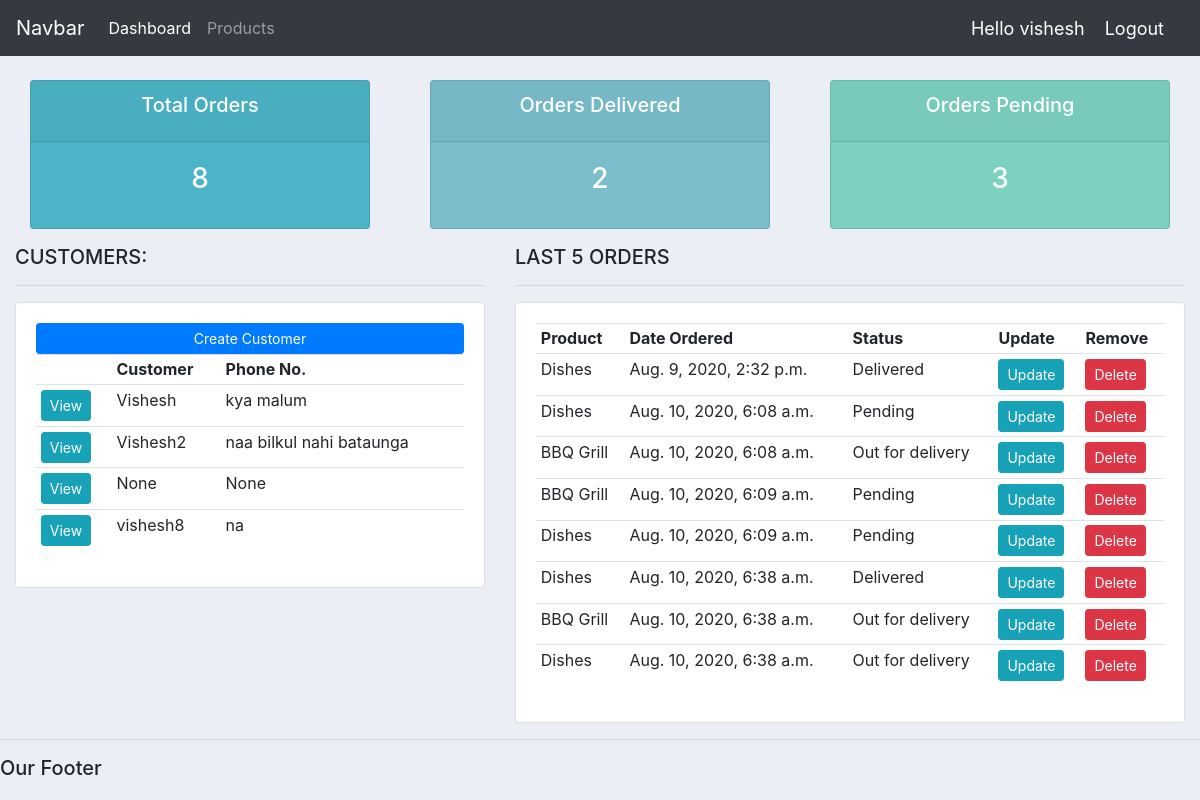
The app's page / (signed in) with its own data.
### accounts/models.py (models this page shows, shortened)
class Customer(models.Model):
    user=models.OneToOneField(User,null=True,blank=True,on_delete=models.CASCADE)
    name=models.CharField(max_length=200,null=True)
    phone=models.CharField(max_length=200,null=True)
    email=models.CharField(max_length=200,null=True)
    profile_pic=models.ImageField(default="messi2.jpg",null=True , blank=True)
    date_created=models.DateTimeField(auto_now_add=True,null=True)

class Order(models.Model):
    STATUS=(
        ('Pending','Pending'),
        ('Out for delivery','Out for delivery'),
        ('Delivered','Delivered')
    )
    customer=models.ForeignKey(Customer,null=True,on_delete=models.SET_NULL)
    product=models.ForeignKey(Product,null=True,on_delete=models.SET_NULL)
    date_created=models.DateTimeField(auto_now_add=True,null=True)
    status=models.CharField(max_length=200,null=True,choices=STATUS)
    note=models.CharField(max_length=1000,null=True)

class Product(models.Model):
    CATEGORY=(
        ('Indoor','Indoor'),
        ('Out Door','Out Door'),
    )
    name=models.CharField(max_length=200,null=True)
    price=models.FloatField(null=True)
    category=models.CharField(max_length=200,null=True,choices=CATEGORY)
    description=models.CharField(max_length=200,null=True,blank=True)
    date_created=models.DateTimeField(auto_now_add=True,null=True)
    tag=models.ManyToManyField(Tag)
    def __str__(self):
        return self.name

### accounts/decorators.py (the view)
    def wrapper_function(request,*args,**kwargs):
        group=None
        if request.user.groups.exists():
            group=request.user.groups.all()[0].name
        if group=='customer':
            return redirect('user-page')
        if group=='admin':
            return view_func(request,*args,**kwargs)

### accounts/views.py (called while the page is built)
@login_required(login_url='login')
@admin_only
def home(request):
    orders=Order.objects.all()
    customers=Customer.objects.all()
    total_orders=orders.count()
    delivered=orders.filter(status='Delivered').count()
    pending=orders.filter(status='Pending').count()
    context={'orders':orders,'customers':customers,'total_orders':total_orders,'delivered':delivered,'pending':pending}
    return render(request, 'accounts/dashboard.html',context)

### accounts/templates/accounts/dashboard.html
{% extends 'accounts/main.html' %} {% block content %}
{% include 'accounts/status.html' %}
<div class="row" style="margin: 0px;">
  <div class="col-md-5">
    <h5>CUSTOMERS:</h5>
    <hr />
    <div class="card card-body">
      <a class="btn btn-primary btn-sm btn-block" href="">Create Customer</a>
      <table class="table table-sm">
        <tr>
          <th></th>
          <th>Customer</th>
          <th>Phone No.</th>
        </tr>
        {% for customer in customers %}
        <tr>
          <td><a class="btn btn-sm btn-info" href="{% url 'customer' customer.id %}"">View</a></td>
          <td>{{customer.name}}</td>
          <td>{{customer.phone}}</td>
        </tr>
        {% endfor %}
      </table>
    </div>
  </div>
  <div class="col-md-7">
    <h5>LAST 5 ORDERS</h5>
    <hr />
    <div class="card card-body">
      <table class="table table-sm">
        <tr>
          <th>Product</th>
          <th>Date Ordered</th>
          <th>Status</th>
          <th>Update</th>
          <th>Remove</th>
        </tr>
        {% for order in orders %}
        <tr>
          <td>{{order.product}}</td>
          <td>{{order.date_created}}</td>
          <td>{{order.status}}</td>
          <td><a class="btn btn-sm btn-info" href="{% url 'update_order' order.id %}" style="text-decoration: None;">Update</a></td>
          <td><a class="btn btn-sm btn-danger" href="{% url 'delete_order' order.id %}" style="text-decoration: None;">Delete</a></td>
        </tr>
        {% endfor %}
      </table>
    </div>
  </div>
</div>
{% endblock %}

### accounts/templates/accounts/main.html (shortened to what this page needs)
{% load static %}
<html lang="en">
  <head>
    <link
      rel="stylesheet"
      href="https://stackpath.bootstrapcdn.com/bootstrap/4.5.1/css/bootstrap.min.css"
    />
    <link rel="stylesheet" text="text/css" href="{% static '/css/main.css' %}">
  </head>
  <body>
    {% include 'accounts/navbar.html' %} {% block content %} {% endblock %}
    <hr />
    <h5>Our Footer</h5>
  </body>
</html>

### accounts/templates/accounts/navbar.html (shortened to what this page needs)
<nav class="navbar navbar-expand-lg navbar-dark bg-dark">
  <a class="navbar-brand" href="#">Navbar</a>
  <div class="collapse navbar-collapse" id="navbarNav">
    <ul class="navbar-nav">
      {% if request.user.is_staff %}
      <li class="nav-item active">
        <a class="nav-link" href="{% url 'home' %}">Dashboard </a>
      </li>
      <li class="nav-item">
        <a class="nav-link" href="{% url 'products' %}">Products</a>
      </li>
      {% else %}
      <li class="nav-items">
        <a class="nav-link" href="{% url 'account' %}">Setting</a>
      </li>
      {% endif %}
    </ul>
  </div>
  <span class="hello-msg">Hello {{request.user}}</span>
 <span > <a class="hello-msg" href="{% url 'logout' %}">Logout</a></span>
</nav>

### accounts/templates/accounts/status.html
<br>
<div class="row" style="margin:0px;">
  <div class="col">
    <div class="col-md">
      <div class="card text-center text-white mb-3" id="total-orders">
        <div class="card-header">
          <h5 class="card-title">Total Orders</h5>
        </div>
        <div class="card-body">
          <h3 class="card-title">{{total_orders}}</h3>
        </div>
      </div>
    </div>
  </div>
  <div class="col">
    <div class="col-md">
      <div class="card text-center text-white mb-3" id="orders-delivered">
        <div class="card-header">
          <h5 class="card-title">Orders Delivered</h5>
        </div>
        <div class="card-body">
          <h3 class="card-title">{{delivered}}</h3>
        </div>
      </div>
    </div>
  </div>
  <div class="col">
    <div class="col-md">
      <div class="card text-center text-white mb-3" id="orders-pending">
        <div class="card-header">
          <h5 class="card-title">Orders Pending</h5>
        </div>
        <div class="card-body">
          <h3 class="card-title">{{pending}}</h3>
        </div>
      </div>
    </div>
  </div>
</div>

### static/css/main.css (style rules this page uses)
body { background-color: #ebeff5; }
#total-orders { background-color: #4cb4c7; }
#orders-delivered { background-color: #7abecc; }
#orders-pending { background-color: #7CD1C0; }

### accounts/templates/accounts/navbar.html (style rules this page uses)
.hello-msg { color:#fff; margin-right:20px; font-size:18px; }

### records on screen
Customer: name "Vishesh", phone "kya malum"
Customer: name "Vishesh2", phone "naa bilkul nahi bataunga"
Customer: name "None", phone "None"
Customer: name "vishesh8", phone "na"
Order: product "Dishes", date_created "Aug. 9, 2020, 2:32 p.m.", status "Delivered"
Order: product "Dishes", date_created "Aug. 10, 2020, 6:08 a.m.", status "Pending"
Order: product "BBQ Grill", date_created "Aug. 10, 2020, 6:08 a.m.", status "Out for delivery"
Order: product "BBQ Grill", date_created "Aug. 10, 2020, 6:09 a.m.", status "Pending"
Order: product "Dishes", date_created "Aug. 10, 2020, 6:09 a.m.", status "Pending"
Order: product "Dishes", date_created "Aug. 10, 2020, 6:38 a.m.", status "Delivered"
Order: product "BBQ Grill", date_created "Aug. 10, 2020, 6:38 a.m.", status "Out for delivery"
Order: product "Dishes", date_created "Aug. 10, 2020, 6:38 a.m.", status "Out for delivery"

### other values on screen
{{ request.user }} "vishesh"
{{ total_orders }} "8"
{{ delivered }} "2"
{{ pending }} "3"
